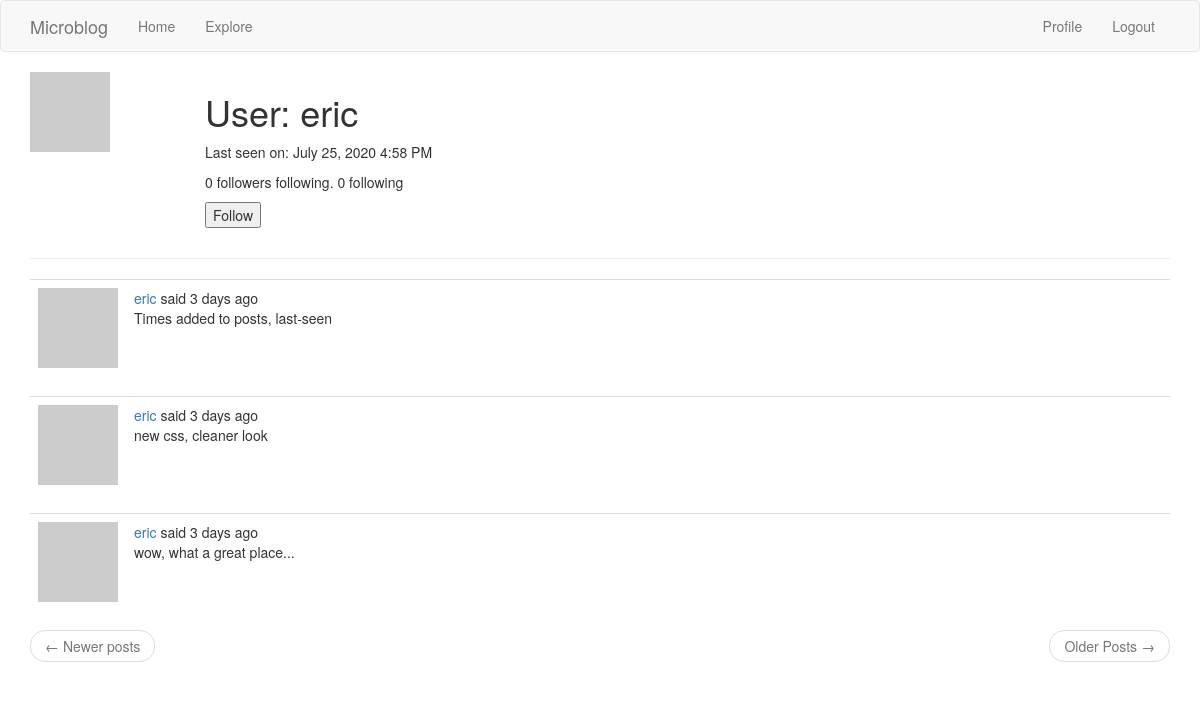
Page /user/eric (signed in) on the committed database.
### app/models.py (models this page shows, shortened)
class User(UserMixin, db.Model):
	id = db.Column(db.Integer, primary_key=True)
	username = db.Column(db.String(64), index=True, unique=True)
	email = db.Column(db.String(120), index=True, unique=True)
	password_hash = db.Column(db.String(128))
	posts = db.relationship('Post', backref='author', lazy='dynamic')
	def avatar(self, size):
		digest = md5(self.email.encode('utf-8')).hexdigest()
		return 'https://www.gravatar.com/avatar/{}?d=identicon&s={}'.format(digest, size)
	def is_following(self, user):
		return self.followed.filter(
			followers.c.followed_id == user.id). count() > 0
	about_me = db.Column(db.String(140))
	last_seen = db.Column(db.DateTime, default=datetime.utcnow)
	followed = db.relationship(
		'User', secondary=followers,
		primaryjoin=(followers.c.follower_id == id),
		secondaryjoin=(followers.c.followed_id == id),
		backref=db.backref('followers', lazy='dynamic'), lazy='dynamic')

class Post(db.Model):
	id = db.Column(db.Integer, primary_key=True)
	body = db.Column(db.String(140))
	timestamp = db.Column(db.DateTime, index=True, default=datetime.utcnow)
	user_id = db.Column(db.Integer, db.ForeignKey('user.id'))
	language = db.Column(db.String(5))

### app/main/routes.py (the view)
@bp.route('/user/<username>')
@login_required
def user(username):
	user = User.query.filter_by(username=username).first_or_404()
	page = request.args.get('page', 1, type=int)
	posts = user.posts.order_by(Post.timestamp.desc()).paginate(
		page, current_app.config['POSTS_PER_PAGE'], False)
	next_url = url_for('user', username=user.username, page=posts.next_num) \
		if posts.has_next else None
	prev_url = url_for('user', username=user.username, page=posts.prev_num) \
		if posts.has_prev else None
	form = EmptyForm()
	return render_template('user.html', user=user, posts=posts.items,
				next_url=next_url, prev_url=prev_url, form=form)

### app/main/forms.py
class EmptyForm(FlaskForm):
	submit = SubmitField(_l('Submit'))

### app/main/routes.py (called while the page is built)
@bp.before_request
def before_request():
	if current_user.is_authenticated:
		current_user.last_seen = datetime.utcnow()
		db.session.commit()
	g.locale = str(get_locale())

### app/models.py (called while the page is built)
@login.user_loader
def load_user(id):
	return User.query.get(int(id))

### app/templates/user.html (shortened to what this page needs)
{% extends "base.html" %}
{% block app_content %}
	<table>
		<tr valign="top">
			<td width="175px"><img src="{{ user.avatar(128) }}"></td>
			<td>
				<h1>{{ _('User') }}: {{ user.username }}</h1>
				{% if user.last_seen %}
				<p>{{ _('Last seen on') }}: {{ moment(user.last_seen).format('LLL') }}</p>
				{% endif %}
				<p>{{ _('%(count)d followers', count=user.followers.count()) }} following.
				{{ _('%(count)d following', count=user.followed.count()) }}</p>
				{% if user == current_user %}
				<p><a href="{{ url_for('main.edit_profile') }}">{{ _('Edit your profile') }}</a></p>
				{% elif not current_user.is_following(user) %}
				<p>
					<form action="{{ url_for('main.follow', username=user.username) }}" method="post">
						{{ form.submit(value=_('Follow')) }}
					</form>
				</p>
				{% endif %}
			</td>
		</tr>
	</table>
	<hr>
	{% for post in posts %}
		{% include '_post.html' %}
	{% endfor %}
	<nav aria-label="...">
		<ul class="pager">
			<li class="previous{% if not prev_url %} disabled{% endif %}">
				<a href="{{ prev_url or '#' }}">
					<span aria-hidden="true">&larr;</span> Newer posts
				</a>
			</li>
			<li class="next{% if not next_url %} disabled{% endif %}">
				<a href="{{ next_url or '#' }}">
					{{ _('Older Posts') }} <span aria-hidden="true">&rarr;</span>
				</a>
			</li>
		</ul>
	</nav>
{% endblock %}

### app/templates/_post.html (shortened to what this page needs)
	<table class="table table-hover">
		<tr>
			<td width="70px">
				<a href="{{ url_for('main.user', username=post.author.username) }}">
				<img src="{{ post.author.avatar(70) }}">
				</a>
			</td>
			<td>
				{{ _('%(username)s said %(when)s', username=user_link,
					when=moment(post.timestamp).fromNow()) }}
				<br>
				<span id="post{{ post.id }}">{{ post.body }}</span>
			</td>
		</tr>
	</table>

### rows in the picture
User: username "eric", last_seen "July 25, 2020 4:58 PM"
Post: body "Times added to posts, last-seen"
Post: body "new css, cleaner look"
Post: body "wow, what a great place..."
